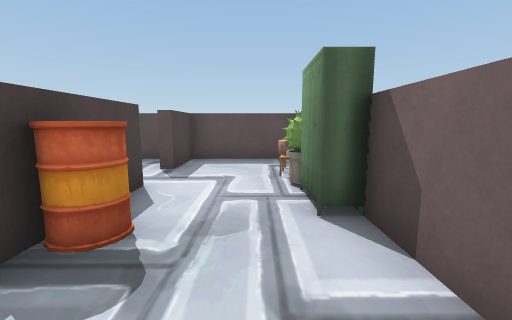
[1] (above)

16 first-person views from a walk through a 3-D level made in the Unity game engine. The camera is 1.2 m above the floor, tilts 8° down and sees 90° across. Doors are open. The floor is counted in squares, 1 m on a side. Each view is taken from the middle of a square. On the plan, view 1 faces up. The plan holds only what a view shows up to about 12 squares ahead; the rest is blank. Some animated figures are left out. Some surface patterns are stand-ins.

[2]
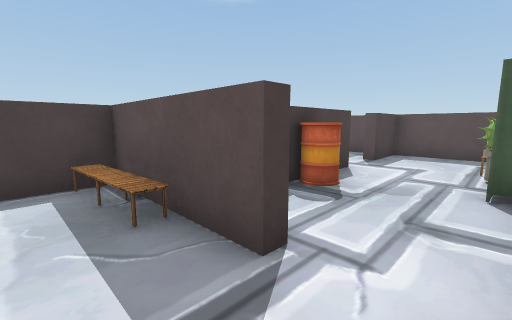

[3]
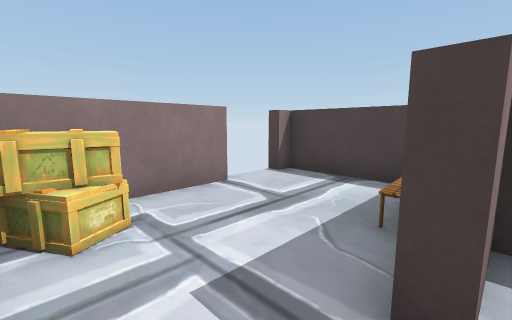

[4]
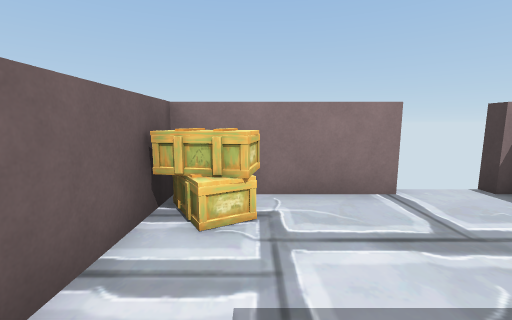

[5]
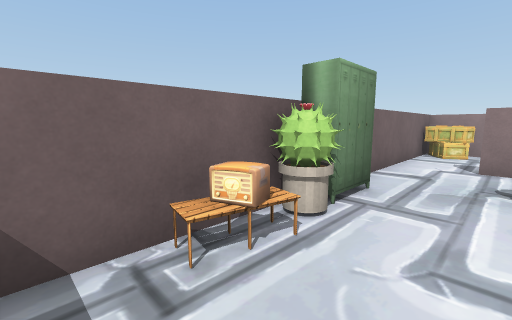

[6]
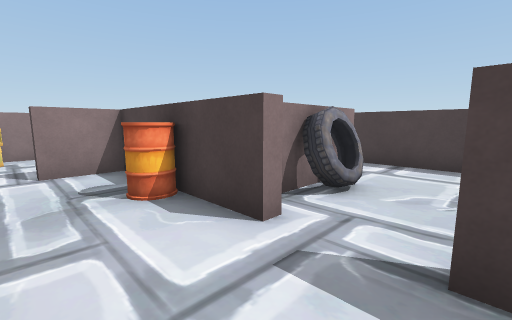

[7]
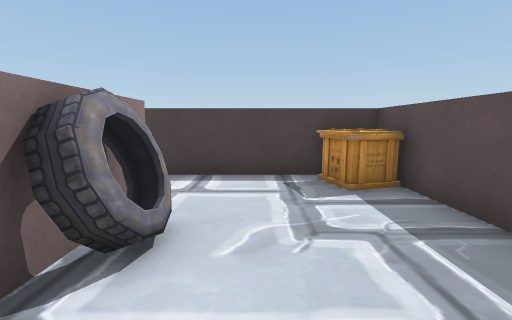

[8]
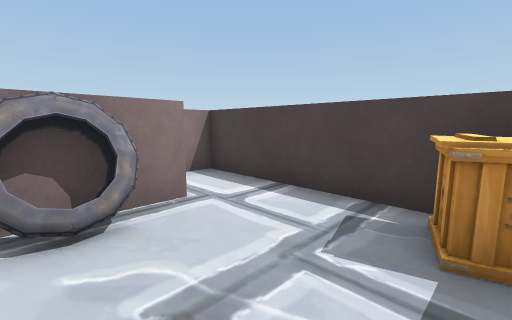

[9]
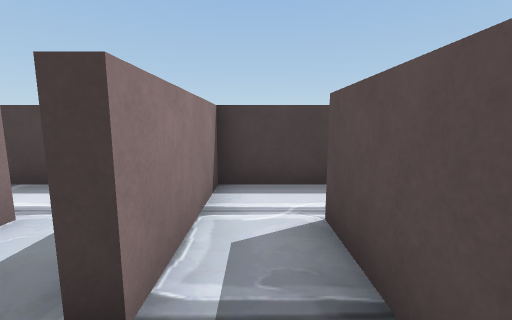

[10]
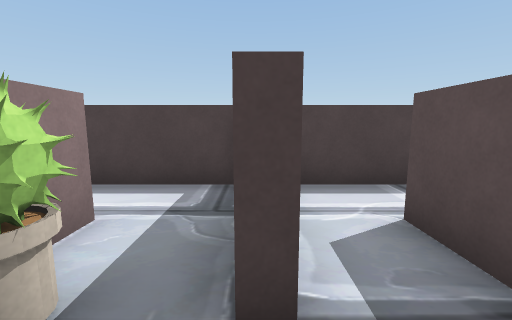

[11]
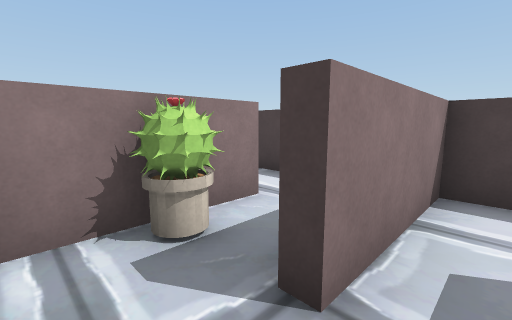

[12]
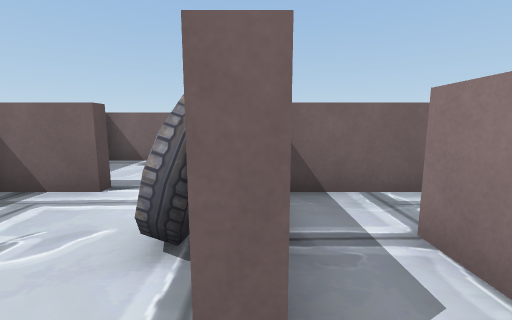

[13]
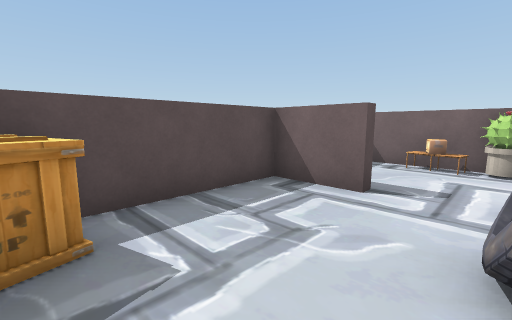

[14]
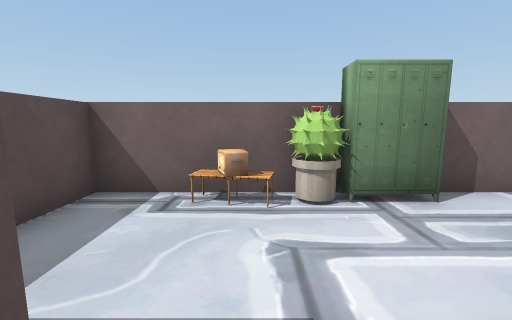

[15]
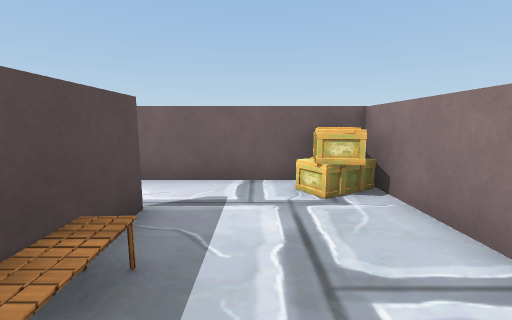

[16]
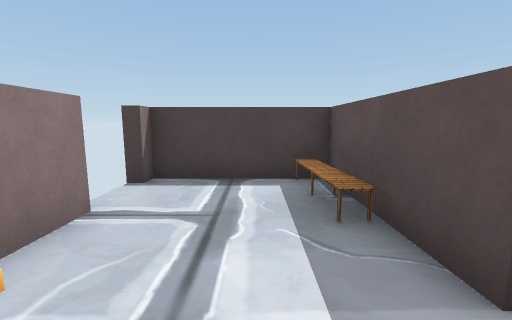

### Floor plan
Key: @ floor where view 1 was taken; # wall or solid block; . floor; / step, stairs or slope; D open door; = window, fence, low wall or low ledge; C cactus; L locker; B barrel; A box; T tire; O other object.
Columns run from 8 left of view 1 to 2 right of it. Each row starts with its distance up from view 1.
  9 ###########
  8 #O....#...#
  7 #.....#...#
  6 #........O#
  5 #..TT....C#
  4 #.#####..L#
  3 #.....B..L#
  2 #####.#...#
  1 #..CC.#...#
  0 #.##C==#@.#
 -1 #. =///...#
 -2 #  #......#
 -3    #....AA#
 -4    DDD###A#
 -5     DD#

Positions as (right, up) in squares from view 1, and headings:
1: (0, 0), facing up
2: (1, -2), facing up-left
3: (1, 0), facing down-left
4: (0, 0), facing down
5: (-1, 8), facing down-right
6: (0, 7), facing down-left
7: (-2, 6), facing left
8: (-4, 8), facing down-left
9: (-3, 3), facing left
10: (-3, 2), facing left
11: (-3, 3), facing down-left
12: (-7, 4), facing right
13: (-7, 5), facing up-right
14: (-3, 6), facing right
15: (-4, -2), facing right
16: (1, -2), facing left
